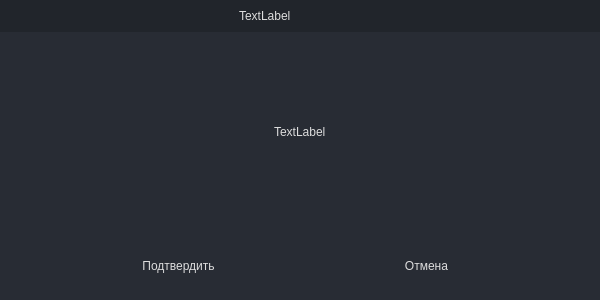
<?xml version="1.0" encoding="UTF-8"?>
<ui version="4.0">
 <class>MainWindow2</class>
 <widget class="QMainWindow" name="MainWindow2">
  <property name="geometry">
   <rect>
    <x>0</x>
    <y>0</y>
    <width>600</width>
    <height>300</height>
   </rect>
  </property>
  <property name="windowTitle">
   <string>MainWindow</string>
  </property>
  <widget class="QWidget" name="StyleSheet">
   <property name="styleSheet">
    <string notr="true">QWidget{
	color: rgb(221, 221, 221);
	font: 10pt &quot;Segoe UI&quot;;
	border: 5px;

	border-color: rgb(255, 255, 255);
}



/*_______________________________________________________
Main Container */
#MainContainer {	
	background-color: rgb(40, 44, 52);
	border: None;
}

#top {
	background-color: rgb(33, 37, 43);
}

#top .QPushButton {	
	background-position: left center;
    background-repeat: no-repeat;
	border: none;
	border-left: 22px solid transparent;
	background-color: transparent;
	text-align: left;
	padding-left:20px;
}
#top .QPushButton:hover {
	background-color: rgb(40, 44, 52);
}
#top .QPushButton:pressed {	
	background-color: rgb(189, 147, 249);
	color: rgb(255, 255, 255);
}

#rightButton .QPushButton { background-color: rgba(255, 255, 255, 0); border: none;  border-radius: 5px; }
#rightButton .QPushButton:hover { background-color: rgb(44, 49, 57); border-style: solid; border-radius: 4px; }
#rightButton .QPushButton:pressed { background-color: rgb(23, 26, 30); border-style: solid; border-radius: 4px; }</string>
   </property>
   <layout class="QVBoxLayout" name="verticalLayout">
    <property name="spacing">
     <number>0</number>
    </property>
    <property name="leftMargin">
     <number>0</number>
    </property>
    <property name="topMargin">
     <number>0</number>
    </property>
    <property name="rightMargin">
     <number>0</number>
    </property>
    <property name="bottomMargin">
     <number>0</number>
    </property>
    <item>
     <widget class="QFrame" name="MainContainer">
      <property name="frameShape">
       <enum>QFrame::StyledPanel</enum>
      </property>
      <property name="frameShadow">
       <enum>QFrame::Raised</enum>
      </property>
      <layout class="QVBoxLayout" name="verticalLayout_2">
       <property name="spacing">
        <number>0</number>
       </property>
       <property name="leftMargin">
        <number>0</number>
       </property>
       <property name="topMargin">
        <number>0</number>
       </property>
       <property name="rightMargin">
        <number>0</number>
       </property>
       <property name="bottomMargin">
        <number>0</number>
       </property>
       <item alignment="Qt::AlignTop">
        <widget class="QFrame" name="top">
         <property name="frameShape">
          <enum>QFrame::StyledPanel</enum>
         </property>
         <property name="frameShadow">
          <enum>QFrame::Raised</enum>
         </property>
         <layout class="QHBoxLayout" name="horizontalLayout">
          <property name="spacing">
           <number>0</number>
          </property>
          <property name="leftMargin">
           <number>0</number>
          </property>
          <property name="topMargin">
           <number>0</number>
          </property>
          <property name="rightMargin">
           <number>0</number>
          </property>
          <property name="bottomMargin">
           <number>0</number>
          </property>
          <item>
           <widget class="QFrame" name="frame_3">
            <property name="sizePolicy">
             <sizepolicy hsizetype="Expanding" vsizetype="Preferred">
              <horstretch>0</horstretch>
              <verstretch>0</verstretch>
             </sizepolicy>
            </property>
            <property name="frameShape">
             <enum>QFrame::StyledPanel</enum>
            </property>
            <property name="frameShadow">
             <enum>QFrame::Raised</enum>
            </property>
            <layout class="QHBoxLayout" name="horizontalLayout_4">
             <item alignment="Qt::AlignHCenter">
              <widget class="QLabel" name="label">
               <property name="text">
                <string>TextLabel</string>
               </property>
              </widget>
             </item>
            </layout>
           </widget>
          </item>
          <item alignment="Qt::AlignRight">
           <widget class="QFrame" name="rightButton">
            <property name="frameShape">
             <enum>QFrame::StyledPanel</enum>
            </property>
            <property name="frameShadow">
             <enum>QFrame::Raised</enum>
            </property>
            <layout class="QHBoxLayout" name="horizontalLayout_2">
             <item>
              <widget class="QPushButton" name="closeSplash">
               <property name="text">
                <string/>
               </property>
               <property name="icon">
                <iconset resource="resources.qrc">
                 <normaloff>:/icons/images/icons/cil-x.png</normaloff>:/icons/images/icons/cil-x.png</iconset>
               </property>
               <property name="iconSize">
                <size>
                 <width>30</width>
                 <height>30</height>
                </size>
               </property>
              </widget>
             </item>
            </layout>
           </widget>
          </item>
         </layout>
        </widget>
       </item>
       <item>
        <widget class="QFrame" name="centr">
         <property name="sizePolicy">
          <sizepolicy hsizetype="Preferred" vsizetype="Expanding">
           <horstretch>0</horstretch>
           <verstretch>0</verstretch>
          </sizepolicy>
         </property>
         <property name="frameShape">
          <enum>QFrame::StyledPanel</enum>
         </property>
         <property name="frameShadow">
          <enum>QFrame::Raised</enum>
         </property>
         <layout class="QVBoxLayout" name="verticalLayout_3">
          <property name="spacing">
           <number>0</number>
          </property>
          <property name="leftMargin">
           <number>0</number>
          </property>
          <property name="topMargin">
           <number>0</number>
          </property>
          <property name="rightMargin">
           <number>0</number>
          </property>
          <property name="bottomMargin">
           <number>0</number>
          </property>
          <item alignment="Qt::AlignHCenter">
           <widget class="QFrame" name="frame_2">
            <property name="sizePolicy">
             <sizepolicy hsizetype="Preferred" vsizetype="Expanding">
              <horstretch>0</horstretch>
              <verstretch>0</verstretch>
             </sizepolicy>
            </property>
            <property name="frameShape">
             <enum>QFrame::StyledPanel</enum>
            </property>
            <property name="frameShadow">
             <enum>QFrame::Raised</enum>
            </property>
            <layout class="QVBoxLayout" name="verticalLayout_4">
             <item alignment="Qt::AlignVCenter">
              <widget class="QLabel" name="label_2">
               <property name="text">
                <string>TextLabel</string>
               </property>
              </widget>
             </item>
            </layout>
           </widget>
          </item>
          <item alignment="Qt::AlignBottom">
           <widget class="QFrame" name="frame">
            <property name="styleSheet">
             <string notr="true">
QPushButton {	
	background-position:center;
    background-repeat: no-repeat;
	border: none;
	border-radius: 20px;
	background-color: transparent;
	text-align: center;
	padding-left: 5px;
}
QPushButton:hover {
	
	background-color: rgb(33, 37, 43);
}
QPushButton:pressed {
	background-color: rgb(189, 147, 249);
}</string>
            </property>
            <property name="frameShape">
             <enum>QFrame::StyledPanel</enum>
            </property>
            <property name="frameShadow">
             <enum>QFrame::Raised</enum>
            </property>
            <layout class="QHBoxLayout" name="horizontalLayout_3">
             <item>
              <widget class="QPushButton" name="confirmButton">
               <property name="minimumSize">
                <size>
                 <width>0</width>
                 <height>50</height>
                </size>
               </property>
               <property name="maximumSize">
                <size>
                 <width>150</width>
                 <height>16777215</height>
                </size>
               </property>
               <property name="text">
                <string>Подтвердить</string>
               </property>
              </widget>
             </item>
             <item>
              <widget class="QPushButton" name="canselButton">
               <property name="minimumSize">
                <size>
                 <width>0</width>
                 <height>50</height>
                </size>
               </property>
               <property name="maximumSize">
                <size>
                 <width>150</width>
                 <height>16777215</height>
                </size>
               </property>
               <property name="text">
                <string>Отмена</string>
               </property>
              </widget>
             </item>
            </layout>
           </widget>
          </item>
         </layout>
        </widget>
       </item>
      </layout>
     </widget>
    </item>
   </layout>
  </widget>
 </widget>
 <resources>
  <include location="resources.qrc"/>
 </resources>
 <connections/>
</ui>
